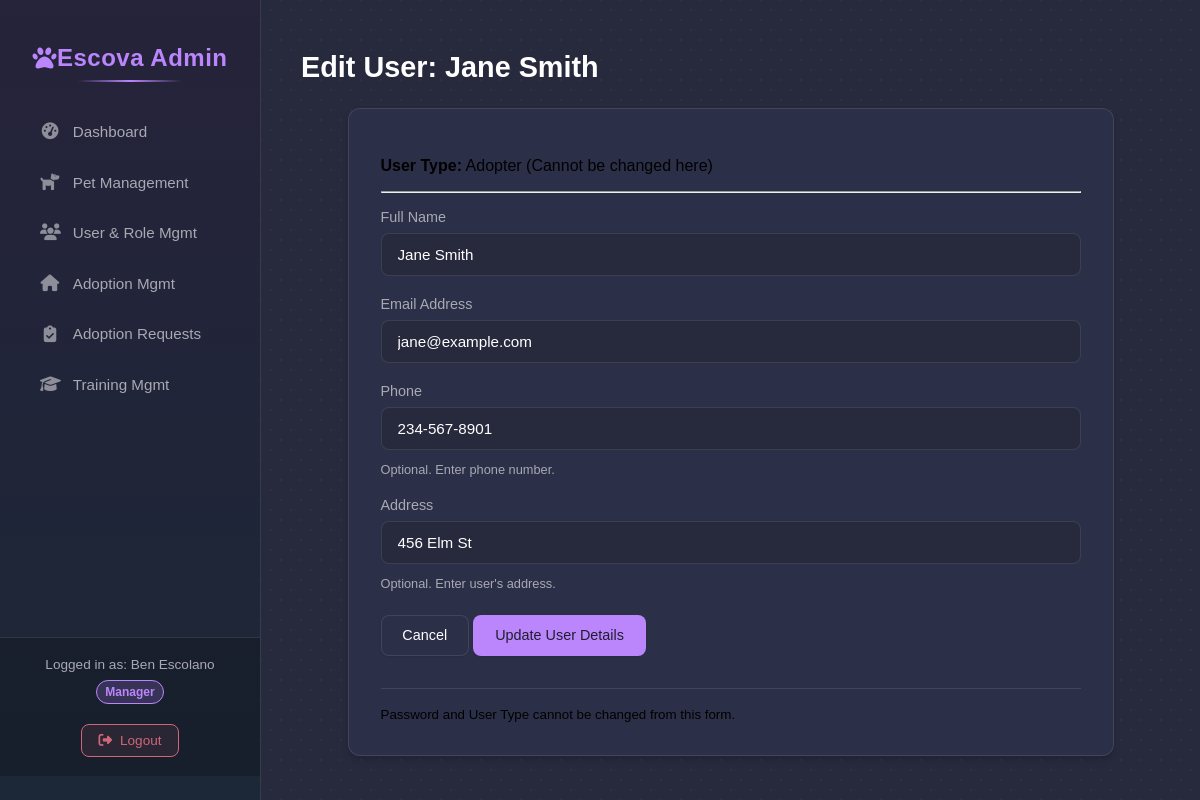
/admin/edit_user.php?id=2 (signed in), run on the app's committed database.
### tables this page shows
CREATE TABLE `tbluser` (
  `user_id` int(11) NOT NULL,
  `name` varchar(100) DEFAULT NULL,
  `phone` varchar(20) DEFAULT NULL,
  `email` varchar(100) DEFAULT NULL,
  `address` varchar(255) DEFAULT NULL,
  `user_type` enum('Adopter','Personnel') DEFAULT NULL,
  `password` varchar(255) NOT NULL,
  `created_at` timestamp NOT NULL DEFAULT current_timestamp(),
  `updated_at` timestamp NOT NULL DEFAULT current_timestamp() ON UPDATE current_timestamp()
);

### admin/admin_logic.php (called while the page is built, shortened)
<?php
function getUserByIdAdmin($user_id) {
    $conn = getDbConnection();
    $user = null;
    $sql = "SELECT user_id, name, phone, email, address, user_type
            FROM tbluser
            WHERE user_id = ?";
    $stmt = $conn->prepare($sql);
    if ($stmt) {
        try {
            $stmt->bind_param("i", $user_id);
            $stmt->execute();
            $result = $stmt->get_result();
            if ($result->num_rows === 1) {
                $user = $result->fetch_assoc();
            }
        } catch (Exception $e) {
             error_log("Error fetching user by ID Admin ($user_id): " . $e->getMessage());
        } finally {
            $stmt->close();
        }
     } else {
         error_log("Prepare failed for getUserByIdAdmin: (" . $conn->errno . ") " . $conn->error);
    }
    return $user;
}
?>

### admin/edit_user.php (the view, shortened to what this page needs)
<?php
$user_id = filter_input(INPUT_GET, 'id', FILTER_VALIDATE_INT);
$name = '';
$phone = '';
$email = '';
$address = '';
$user = getUserByIdAdmin($user_id);
if (!$user) {
    header("Location: manage_users.php?status=not_found");
    exit();
} else {
    $name = $user['name'];
    $phone = $user['phone'];
    $email = $user['email'];
    $address = $user['address'];
    $user_type = $user['user_type'];
}
$pageTitle = "Edit User: " . htmlspecialchars($name);
require_once('partials/header.php');
?>
<h1><?php echo $pageTitle; ?></h1>
<div class="admin-form-container">
    <p><strong>User Type:</strong> <?php echo htmlspecialchars($user_type); ?> (Cannot be changed here)</p>
    <hr style="margin: 1rem 0;">
    <form action="edit_user.php?id=<?php echo $user_id; ?>" method="POST">
        <div class="form-group">
            <label for="name">Full Name</label>
            <input type="text" id="name" name="name" required value="<?php echo htmlspecialchars($name); ?>">
        </div>
        <div class="form-group">
            <label for="email">Email Address</label>
            <input type="email" id="email" name="email" required value="<?php echo htmlspecialchars($email); ?>">
        </div>
        <div class="form-group">
            <label for="phone">Phone</label>
            <input type="tel" id="phone" name="phone" value="<?php echo htmlspecialchars($phone); ?>">
            <small>Optional. Enter phone number.</small>
        </div>
        <div class="form-group">
            <label for="address">Address</label>
            <input type="text" id="address" name="address" value="<?php echo htmlspecialchars($address); ?>">
            <small>Optional. Enter user's address.</small>
        </div>
        <div class="form-group text-right mt-4">
            <a href="manage_users.php" class="admin-button secondary">Cancel</a>
            <button type="submit" class="admin-button">
                Update User Details
            </button>
        </div>
        <div style="margin-top: 2rem; border-top: 1px solid var(--divider-border); padding-top: 1rem;">
            <small>Password and User Type cannot be changed from this form.</small>
        </div>
    </form>
</div>
<?php
require_once('partials/footer.php');
?>

### public/css/admin_styles.css (style rules this page uses)
:root { --primary-bg: #1e1e2f; --secondary-bg: #27293d; --surface-bg: #2c2f48; --primary-text: #ffffff; --secondary-text: #a9a9b3; --primary-accent: #bb86fc; --secondary-accent: #03dac6; --tertiary-accent: #cf6679; --divider-border: rgba(255, 255, 255, 0.1); --success: #4caf50; --warning: #fb8c00; --info: #2196f3; --gray-50: #f9fafb; --gray-100: #f3f4f6; --gray-200: #e5e7eb; --gray-300: #d1d5db; --gray-400: #9ca3af; --gray-500: #6b7280; --gray-600: #4b5563; --gray-700: #374151; --gray-800: #1f2937; --gray-900: #111827; --radius-sm: 4px; --radius: 8px; --radius-lg: 12px; --shadow-sm: 0 1px 2px rgba(0, 0, 0, 0.1); --shadow: 0 4px 6px rgba(0, 0, 0, 0.15); --shadow-md: 0 6px 10px rgba(0, 0, 0, 0.2); --font-family-base: "Nunito Sans", sans-serif; }
body { margin: 0; font-family: sans-serif; background-color: var( --secondary-bg ); }
.admin-main-content > * { position: relative; z-index: 1; }
h1 { color: var(--primary-text); margin-bottom: 1.5rem; font-size: 1.8rem; }
.admin-button { display: inline-flex; align-items: center; justify-content: center; padding: 0.7rem 1.3rem; border: 1px solid transparent; border-radius: var(--radius); font-weight: 500; font-size: 0.9rem; cursor: pointer; text-decoration: none; transition: all 0.2s ease; background-color: var(--primary-accent); color: var(--primary-bg); box-shadow: var(--shadow-sm); }
.admin-button.secondary { background-color: var(--surface-bg); color: var(--primary-text); border-color: var(--divider-border); }
.admin-form-container { background-color: var(--surface-bg); padding: 2rem; border-radius: var(--radius-lg); box-shadow: var(--shadow); border: 1px solid var(--divider-border); max-width: 700px; margin: 0 auto; }
.form-group { margin-bottom: 1.25rem; }
.form-group label { display: block; margin-bottom: 0.5rem; font-weight: 500; color: var(--secondary-text); font-size: 0.9rem; }
.form-group input[type="text"], .form-group input[type="number"], .form-group input[type="email"], .form-group input[type="password"], .form-group input[type="tel"], .form-group input[type="file"], .form-group select, .form-group textarea { width: 100%; padding: 0.75rem 1rem; border-radius: var(--radius); border: 1px solid var(--divider-border); background-color: var(--secondary-bg); color: var(--primary-text); font-size: 0.95rem; transition: border-color 0.2s ease, box-shadow 0.2s ease; box-sizing: border-box; }
.form-group small { display: block; margin-top: 0.5rem; font-size: 0.8rem; color: var(--secondary-text); }
.form-group.mt-4 { margin-top: 1.5rem; }

### public/css/admin_manage_role.css (style rules this page uses)
.admin-form-container .form-group small { display: block; margin-top: 0.75rem; font-size: 0.8rem; color: var(--secondary-text); }

### data on the page
tbluser: name "Edit User: Jane Smith", user_type "Adopter", name "Jane Smith", email "jane@example.com", phone "234-567-8901", address "456 Elm St"

### other printed values
$_SESSION['user_name'] "Ben Escolano"
$_SESSION['personnel_role'] "Manager"
